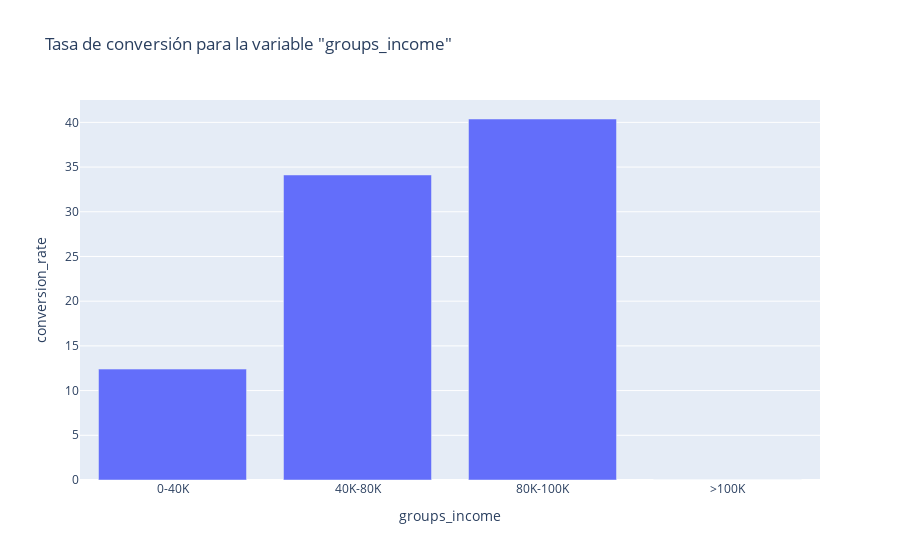

Notebook code for this chart:
### Code cell
# helper_funtions.conversion_rate_chart('Income', 'Sales', df, type='scatter')

df.loc[:,'groups_income'] = "<0"
df.loc[(df['Income']>=0) & (df['Income']<40000),'groups_income'] = "0-40K"
# df.loc[(df['Income']>=20000) & (df['Income']<40000),'groups_income'] = "20K-40K"
df.loc[(df['Income']>=40000) & (df['Income']<80000),'groups_income'] = "40K-80K"
# df.loc[(df['Income']>=60000) & (df['Income']<80000),'groups_income'] = "60K-80K"
df.loc[(df['Income']>=80000) & (df['Income']<100000),'groups_income'] = "80K-100K"
df.loc[df['Income']>=100000,'groups_income'] = ">100K"

helper_funtions.conversion_rate_chart('groups_income', 'Sales', df, type='bar')

### Figure 1 — Plotly figure (JSON) as saved in the notebook; plotly's stock layout.template omitted (floating-point values rounded to 4 significant figures)
{"data": [{"alignmentgroup": "True", "hovertemplate": "groups_income=%{x}<br>conversion_rate=%{y}<extra></extra>", "legendgroup": "", "marker": {"color": "#636efa", "pattern": {"shape": ""}}, "name": "", "offsetgroup": "", "orientation": "v", "showlegend": false, "textposition": "auto", "type": "bar", "x": ["0-40K", "40K-80K", "80K-100K", ">100K"], "xaxis": "x", "y": [12.4, 34.12, 40.38, 0], "yaxis": "y"}], "layout": {"barmode": "relative", "legend": {"tracegroupgap": 0}, "title": {"text": "Tasa de conversión para la variable \"groups_income\""}, "xaxis": {"anchor": "y", "domain": [0, 1], "title": {"text": "groups_income"}}, "yaxis": {"anchor": "x", "domain": [0, 1], "title": {"text": "conversion_rate"}}}}
